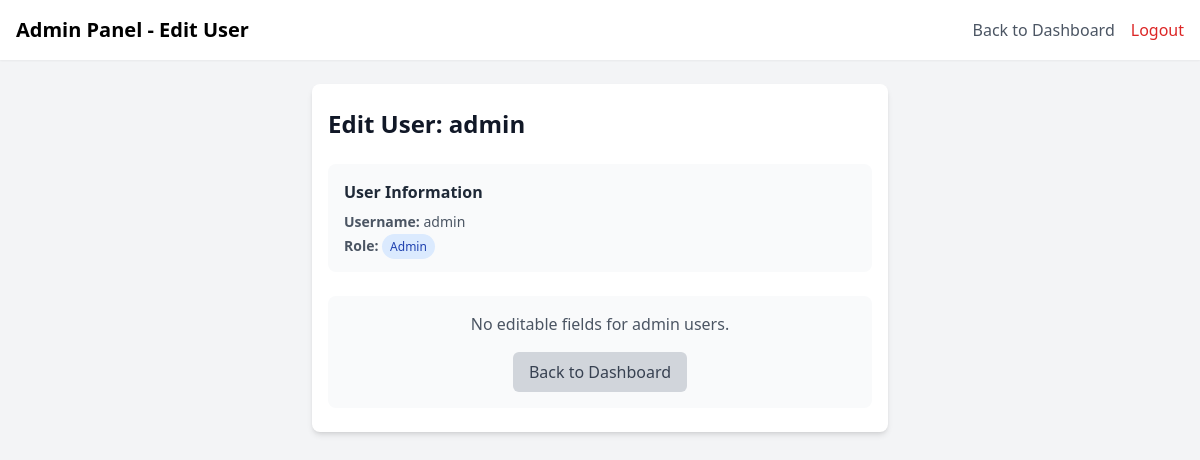
Screenshot of /admin/edit_user/1 (signed in) with the database file from the repository.
### tables this page shows
CREATE TABLE users (
            id INTEGER PRIMARY KEY AUTOINCREMENT,
            username TEXT NOT NULL UNIQUE,
            password_hash TEXT NOT NULL,
            role TEXT NOT NULL,
            totp_secret TEXT,
            is_active INTEGER DEFAULT 1
        );

### app.py (the view, shortened to what this page needs)
@app.route('/admin/edit_user/<int:user_id>', methods=['GET', 'POST'])
@require_admin
def admin_edit_user(user_id):
    conn = sqlite3.connect(DB_PATH)
    cursor = conn.cursor()
    cursor.execute('''
        SELECT u.username, u.role, tr.room_name
        FROM users u
        LEFT JOIN teacher_rooms tr ON u.username = tr.teacher_username
        WHERE u.id = ?
    ''', (user_id,))
    user_data = cursor.fetchone()
    if not user_data:
        flash('User not found.', 'danger')
        conn.close()
        return redirect(url_for('admin_dashboard'))
    cursor.execute('SELECT room_name, capacity FROM room_configs ORDER BY room_name')
    available_rooms = [{'room_name': row[0], 'capacity': row[1]} for row in cursor.fetchall()]
    cursor.execute('SELECT room_name, teacher_username FROM teacher_rooms WHERE teacher_username != ?', (user_data[0],))
    assigned_rooms = {row[0]: row[1] for row in cursor.fetchall()}
    conn.close()
    user_info = {
        'id': user_id,
        'username': user_data[0],
        'role': user_data[1],
        'assigned_room': user_data[2]
    }
    return render_template('admin_edit_user.html',
                         user=user_info,
                         available_rooms=available_rooms,
                         assigned_rooms=assigned_rooms)

### app.py (called while the page is built)
def require_admin(f):
    @wraps(f)
    def decorated_function(*args, **kwargs):
        if 'role' not in session or session['role'] != 'admin':
            flash('Admin access required.', 'danger')
            return redirect(url_for('login'))
        return f(*args, **kwargs)
    return decorated_function

### templates/admin_edit_user.html (shortened to what this page needs)
<!DOCTYPE html>
<html lang="en">
<head>
    <link href="https://cdnjs.cloudflare.com/ajax/libs/flowbite/2.2.0/flowbite.min.css" rel="stylesheet" />
    <script src="https://cdn.tailwindcss.com"></script>
</head>
<body class="bg-gray-100 min-h-screen">
    <nav class="bg-white shadow-sm">
        <div class="max-w-7xl mx-auto px-4">
            <div class="flex justify-between items-center py-4">
                <div class="flex items-center">
                    <span class="text-xl font-semibold">Admin Panel - Edit User</span>
                </div>
                <div class="flex items-center space-x-4">
                    <a href="{{ url_for('admin_dashboard') }}" class="text-gray-600 hover:text-gray-900">Back to Dashboard</a>
                    <a href="{{ url_for('logout') }}" class="text-red-600 hover:text-red-700">Logout</a>
                </div>
            </div>
        </div>
    </nav>
    <div class="max-w-xl mx-auto px-4 py-6 bg-white rounded-lg shadow-md mt-6">
        <h1 class="text-2xl font-bold text-gray-900 mb-6">Edit User: {{ user.username }}</h1>
        <div class="mb-6 p-4 bg-gray-50 rounded-lg">
            <h3 class="font-semibold text-gray-800 mb-2">User Information</h3>
            <div class="text-sm text-gray-600 space-y-1">
                <p><strong>Username:</strong> {{ user.username }}</p>
                <p><strong>Role:</strong>
                    <span class="px-2 py-1 text-xs rounded-full
                      {% if user.role == 'admin' %}bg-blue-100 text-blue-800
                      {% elif user.role == 'teacher' %}bg-green-100 text-green-800
                      {% else %}bg-gray-100 text-gray-800{% endif %}">
                      {{ user.role|capitalize }}
                    </span>
                </p>
            </div>
        </div>
        {% if user.role == 'teacher' %}
        <form method="POST" action="{{ url_for('admin_edit_user', user_id=user.id) }}">
            <div class="mb-6">
                <label for="assigned_room" class="block text-sm font-medium text-gray-700 mb-2">
                    Assign Room
                </label>
                <select id="assigned_room" name="assigned_room"
                        class="w-full px-4 py-2 border border-gray-300 rounded-md focus:ring-2 focus:ring-blue-500 focus:border-blue-500">
                    <option value="">No Room Assigned</option>
                    {% for room in available_rooms %}
                        {% if room.room_name in assigned_rooms %}
                            <option value="{{ room.room_name }}" disabled>
                                {{ room.room_name }} (Assigned to {{ assigned_rooms[room.room_name] }})
                            </option>
                        {% else %}
                            <option value="{{ room.room_name }}"
                                    {% if room.room_name == user.assigned_room %}selected{% endif %}>
                                {{ room.room_name }} (Capacity: {{ room.capacity }})
                            </option>
                        {% endif %}
                    {% endfor %}
                </select>
                <p class="text-sm text-gray-500 mt-1">
                    Select a room to assign to this teacher. Rooms already assigned to other teachers are disabled.
                </p>
            </div>
            <div class="flex space-x-4">
                <button type="submit"
                        class="flex-1 bg-blue-600 text-white py-2 px-4 rounded-md hover:bg-blue-700 focus:outline-none focus:ring-2 focus:ring-blue-500 focus:ring-offset-2">
                    Update Room Assignment
                </button>
                <a href="{{ url_for('admin_dashboard') }}"
                   class="flex-1 bg-gray-300 text-gray-700 py-2 px-4 rounded-md hover:bg-gray-400 text-center">
                    Cancel
                </a>
            </div>
        </form>
        {% else %}
        <div class="text-center p-4 bg-gray-50 rounded-lg">
            <p class="text-gray-600">No editable fields for {{ user.role }} users.</p>
            <a href="{{ url_for('admin_dashboard') }}"
               class="mt-4 inline-block bg-gray-300 text-gray-700 py-2 px-4 rounded-md hover:bg-gray-400">
                Back to Dashboard
            </a>
        </div>
        {% endif %}
    </div>
</body>
</html>

### rows the page displays
users: username "admin", role "Admin", role "admin"
